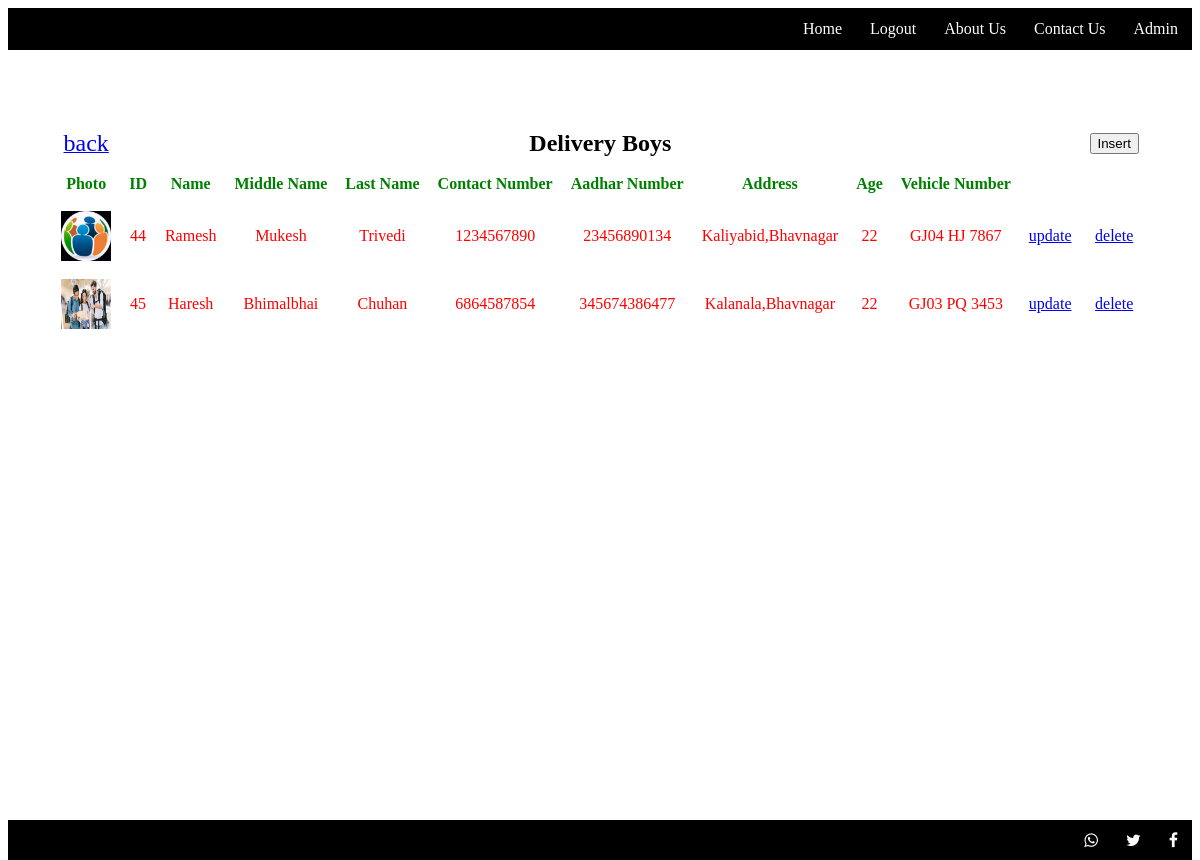
The app's page /deliveryboy.php with its own data.
### tables this page shows
CREATE TABLE IF NOT EXISTS `delivery` (
  `photo` text,
  `id` int(3) NOT NULL AUTO_INCREMENT,
  `name` varchar(25) NOT NULL,
  `m_name` varchar(25) NOT NULL,
  `l_name` varchar(25) NOT NULL,
  `delivery_cno` double NOT NULL,
  `delivery_ano` double NOT NULL,
  `address` varchar(500) NOT NULL,
  `delivery_age` int(2) NOT NULL,
  `vehical_no` varchar(15) NOT NULL,
  PRIMARY KEY (`id`)
);

### deliveryboy.php (the view, shortened to what this page needs)
<html>
	<head>
		<link rel="stylesheet" href="index.css" />
		<link rel="stylesheet" href="admin.css" />
		<link rel="stylesheet" href="https://cdnjs.cloudflare.com/ajax/libs/font-awesome/4.7.0/css/font-awesome.min.css" />
	</head>
	<body>
		<div style="height:5%;">
		<ul>
			<li><a href='Admin.php'>Admin</a></li>
			<li><a href="Contact.php">Contact Us</a></li>
			<li><a href="About Us.php">About Us</a></li>
			<li><a href="Logout.php">Logout</a></li>
			<li><a href="index.php">Home</a></li>
		</ul>
		</div><br/><br/>
		<div style="height:90%;">
			<center>
				<br/><br/>
				<form name="rate2" method="post" action="">
				<table>
					<tr>
						<td><a href="Adminwork.php"><font size="5">back</a></td>
						<td colspan="10"><font size="5px" color="black"><b>Delivery Boys</b></font></td>
						<td><input type="submit" name="insert" Value="Insert" /></td>
					</tr>
					<tr>
						<th>Photo</th>
						<th>ID</th>
						<th>Name</th>
						<th>Middle Name</th>
						<th>Last Name</th>
						<th>Contact Number</th>
						<th>Aadhar Number</th>
						<th>Address</th>
						<th>Age</th>
						<th>Vehicle Number</th>
					</tr>
					<?php
						$conn=mysqli_connect('localhost','root','','petrolium');
						$result=mysqli_query($conn,'select * from delivery');
						while($row = mysqli_fetch_array($result))
						{
							echo "<tr><td>"."<img width='50px' height='50px' src=".$row['photo']."></img></td>";
							echo "<td>".$row['id']."</td>";
							echo "<td>".$row['name']."</td>";
							echo "<td>".$row['m_name']."</td>";
							echo "<td>".$row['l_name']."</td>";
							echo "<td>".$row['delivery_cno']."</td>";
							echo "<td>".$row['delivery_ano']."</td>";
							echo "<td>".$row['address']."</td>";
							echo "<td>".$row['delivery_age']."</td>";
							echo "<td>".$row['vehical_no']."</td>";
							echo "<td><a href='update.php?photo=$row[0]&id=$row[1]&name=$row[2]&m_name=$row[3]&l_name=$row[4]&delivery_cno=$row[5]&
							delivery_ano=$row[6]&address=$row[7]&delivery_age=$row[8]&vehical_no=$row[9]'>update</a></td>";
							echo "<td><a href='delete.php?photo=$row[0]&id=$row[1]&name=$row[2]&m_name=$row[3]&l_name=$row[4]&delivery_cno=$row[5]&
							delivery_ano=$row[6]&address=$row[7]&delivery_age=$row[8]&vehical_no=$row[9]'>delete</a></td></tr>";
						}
					?>
					</table>
					</form>
				</center>
			</div>
		<div style="height:5%;">
		<ul>
			<li><a href="#"><i class="fa fa-facebook"></i></a></li>
			<li><a href="#"><i class="fa fa-twitter"></i></a></li>
			<li><a href="#"><i class="fa fa-whatsapp"></i></a></li>
		</ul>
		</div>
	</body>
</html>

### index.css (style rules this page uses)
html,body { height: 100%; }
ul { list-style-type:none; overflow: hidden; background-color: black; }
ul li { float: right; }
li a { height:fixed; width:fixed; display: block; color: white; padding: 12px 14px; text-align: center; text-decoration: none; }

### admin.css (style rules this page uses)
table { text-align:center; color:dark-gray; background-color: white; }
td { padding:8px; margin:8px; color:red; }
th { padding:8px; margin:8px; color:green; }

### records on screen
delivery: photo (picture), id "44", name "Ramesh", m_name "Mukesh", l_name "Trivedi", delivery_cno "1234567890", delivery_ano "23456890134", address "Kaliyabid,Bhavnagar", delivery_age "22", vehical_no "GJ04 HJ 7867"
delivery: photo (picture), id "45", name "Haresh", m_name "Bhimalbhai", l_name "Chuhan", delivery_cno "6864587854", delivery_ano "345674386477", address "Kalanala,Bhavnagar", delivery_age "22", vehical_no "GJ03 PQ 3453"
